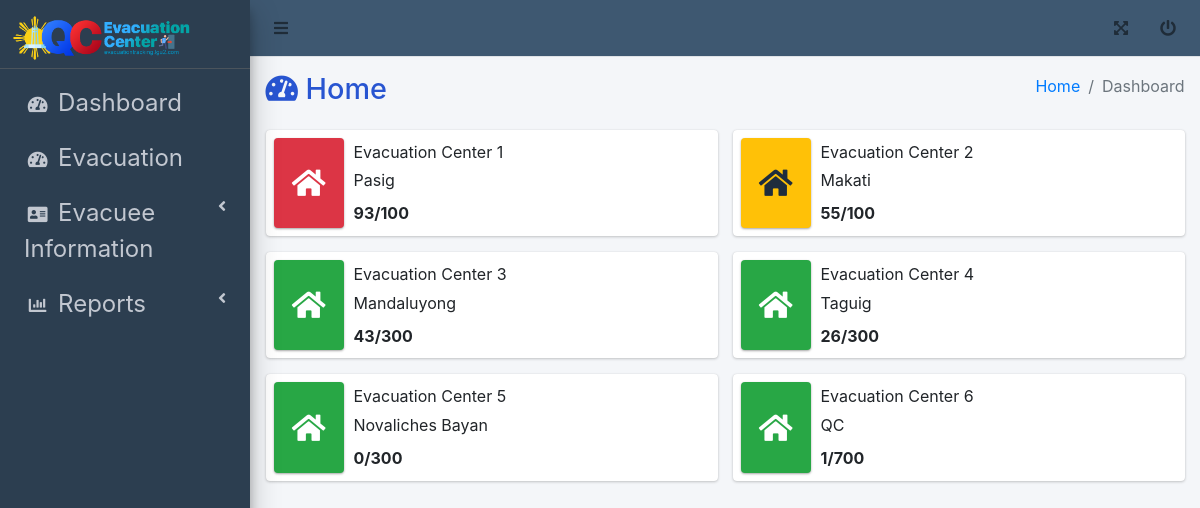
The app's page /admin/index.php with its own data.
### tables this page shows
CREATE TABLE `evac_centers` (
  `id` int(11) NOT NULL,
  `center_name` varchar(255) NOT NULL,
  `address` text NOT NULL,
  `contact_info` varchar(50) NOT NULL,
  `capacity` int(15) NOT NULL
);

### admin/index.php (the view, shortened to what this page needs)
<?php
include '../db_connection.php';
$sql_centers = "SELECT id, center_name, address, capacity FROM evac_centers";
$result_centers = $conn->query($sql_centers);
$evacuation_data = [];
if ($result_centers->num_rows > 0) {
    while ($center = $result_centers->fetch_assoc()) {
        $center_name = $center['center_name'];
        $sql_evacuees = "SELECT COUNT(*) AS evacuee_count FROM evacuees WHERE evacuation_center = '$center_name'";
        $result_evacuees = $conn->query($sql_evacuees);
        $evacuee_count = $result_evacuees->fetch_assoc()['evacuee_count'] ?? 0;
        $evacuation_data[] = [
            'center_name' => $center['center_name'],
            'address' => $center['address'],
            'capacity' => $center['capacity'],
            'evacuee_count' => $evacuee_count,
        ];
    }
} else {
    echo "No evacuation centers found.";
}
function getColorClass($evacuee_count, $capacity) {
    $ratio = $capacity > 0 ? ($evacuee_count / $capacity) * 100 : 0;
    if ($ratio >= 75) {
        return 'bg-danger';
    } elseif ($ratio >= 50) {
        return 'bg-warning';
    } else {
        return 'bg-success';
    }
}
?>
<!DOCTYPE html>
<html lang="en">
<head>
    <link rel="stylesheet" href="../asset/fontawesome/css/all.min.css">
    <link rel="stylesheet" href="../asset/css/adminlte.min.css">
    <link rel="stylesheet" href="../asset/css/style.css">
</head>
    <nav class="main-header navbar navbar-expand navbar-white navbar-light" style="background-color: rgba(62,88,113);">
        <ul class="navbar-nav">
            <li class="nav-item">
                <a class="nav-link" data-widget="pushmenu" href="#" role="button"><i class="fas fa-bars"></i></a>
            </li>
        </ul>
        <ul class="navbar-nav ml-auto">
            <li class="nav-item">
                <a class="nav-link" data-widget="fullscreen" href="#" role="button">
                    <i class="fas fa-expand-arrows-alt"></i>
                </a>
            </li>
            <li class="nav-item">
                <a class="nav-link" href="../login.php">
                    <i class="fas fa-power-off"></i>
                </a>
            </li>
        </ul>
    </nav>
<body class="hold-transition sidebar-mini layout-fixed">
    <div class="wrapper">
        <aside class="main-sidebar sidebar-dark-primary elevation-4" style="background-color: rgba(44,62,80);">
        <a href="index.html" class="brand-link animated swing">
            <img src="../asset/img/logo1.png" alt="DSMS Logo" width="200" style="margin-top: 50px;margin-bottom: -10px;">
        </a>
        <div class="sidebar">
            <nav class="mt-2">
            <ul class="nav nav-pills nav-sidebar flex-column" data-widget="treeview" role="menu" data-accordion="false">
                     <li class="nav-item">
                        <a href="index.php" class="nav-link">
                           <i class="nav-icon fa fa-tachometer-alt"></i>
                           <p>Dashboard</p>
                        </a>
                     </li>
                     <li class="nav-item">
                        <a href="evacuation-center.php" class="nav-link">
                           <i class="nav-icon fa fa-tachometer-alt"></i>
                           <p>Evacuation</p>
                        </a>
                     </li>
                     <li class="nav-item">
                        <a href="#" class="nav-link">
                           <i class="nav-icon fas fa-address-card"></i>
                           <p>Evacuee Information</p>
                           <i class="right fas fa-angle-left"></i>
                        </a>
                     </li>
                     <li class="nav-item">
                        <a href="#" class="nav-link">
                           <i class="nav-icon fas fa-chart-bar"></i>
                           <p>Reports</p>
                           <i class="right fas fa-angle-left"></i>
                        </a>
                     </li>
                  </ul>
            </nav>
        </div>
    </aside>
        <div class="content-wrapper">
            <div class="content-header">
                <div class="container-fluid">
                    <div class="row mb-2">
                        <div class="col-sm-6">
                            <h1 class="m-0" style="color: rgb(40, 85, 209);"><span class="fa fa-tachometer-alt"></span> Home</h1>
                        </div>
                        <div class="col-sm-6">
                            <ol class="breadcrumb float-sm-right">
                                <li class="breadcrumb-item"><a href="#">Home</a></li>
                                <li class="breadcrumb-item active">Dashboard</li>
                            </ol>
                        </div>
                    </div>
                </div>
            </div>
            <section class="content">
                <div class="container-fluid">
                    <div class="row">
                        <?php foreach ($evacuation_data as $data):
                            $colorClass = getColorClass($data['evacuee_count'], $data['capacity']);
                        ?>
                            <div class="col-12 col-sm-6 col-md-6">
                                <div class="info-box mb-3">
                                    <span class="info-box-icon <?php echo $colorClass; ?> elevation-1"><i class="fas fa-home"></i></span>
                                    <div class="info-box-content">
                                        <span class="info-box-text"><?php echo $data['center_name']; ?></span>
                                        <span class="info-box-text"><?php echo $data['address']; ?></span>
                                        <span class="info-box-number">
                                            <?php echo $data['evacuee_count']; ?>/<?php echo $data['capacity']; ?>
                                        </span>
                                    </div>
                                </div>
                            </div>
                        <?php endforeach; ?>
                    </div>
                </div>
            </section>
        </div>
    </div>
</body>
</html>

### asset/css/style.css (style rules this page uses)
.brand-link { margin-top: -55px; }
p { font-size: 24px; margin-bottom: 20px; }

### records on screen
evac_centers: center_name "Evacuation Center 1", address "Pasig", evacuee_count "93", capacity "100"
evac_centers: center_name "Evacuation Center 2", address "Makati", evacuee_count "55", capacity "100"
evac_centers: center_name "Evacuation Center 3", address "Mandaluyong", evacuee_count "43", capacity "300"
evac_centers: center_name "Evacuation Center 4", address "Taguig", evacuee_count "26", capacity "300"
evac_centers: center_name "Evacuation Center 5", address "Novaliches Bayan", evacuee_count "0", capacity "300"
evac_centers: center_name "Evacuation Center 6", address "QC", evacuee_count "1", capacity "700"
